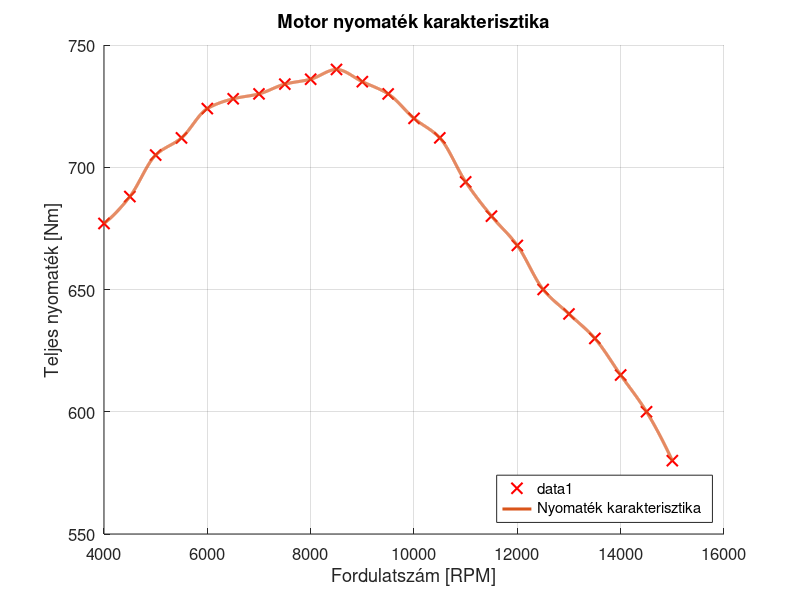

Write MATLAB code to recreate this figure.
%% Nyomaték karakterisztika - 2. képhez hasonló alak
clear; clc;

% % === EREDETI ADATOK ===
% rpm_orig = [4000, 6000, 8000, 10500, 12000];
% torque_orig = [460, 570, 625, 710, 665];

% === KIEGÉSZÍTETT IRÁNYÍTÓPONTOK (hogy jobb legyen az alak) ===
% rpm_points = [4000, 4500, 5200, 6000, 7200, 8500, 9800, 10800, 12000];
rpm_points = [4000, 4500, 5000, 5500, 6000, 6500, 7000, 7500, 8000, 8500, 9000, 9500, 10000, 10500, 11000, 11500, 12000, 12500, 13000, 13500, 14000, 14500, 15000];
torque_points = [677, 688, 705, 712, 724, 728, 730, 734, 736, 740, 735, 730 720, 712, 694, 680, 668, 650, 640, 630, 615, 600, 580];
% torque_points = [677, 688, 705, 712, 724, 728, 727, 726, 725, 721, 716, 708, 694, 678, 647, 619, 594, 570, 545, 520, 488, 457, 422];
% torque_points = [440, 515, 595, 645, 685, 705, 715, 700, 665];
% torque_points = [540, 585, 625, 665, 685, 705, 715, 700, 685]; % laposított
% torque_points = [670, 680, 690, 700, 708, 712, 715, 710, 700]; % laposított v2
% torque_points = [460, 535, 615, 665, 705, 725, 735, 720, 685]; % hozzáadva 20
% torque_points = [420, 495, 575, 625, 665, 685, 695, 680, 645]; % kivonva 20
% torque_points = [400, 475, 555, 605, 645, 665, 675, 660, 625]; % kivonva 40

% 4001 pontos egyenletes rács
powertrain_rpm = linspace(4000, 15000, 4001)';

% Interpoláció
powertrain_torque = interp1(rpm_points, torque_points, powertrain_rpm, 'pchip');   % pchip = sima + nem leng

%% Ábrázolás
figure('Position',[100 100 900 550]);
% plot(rpm_orig, torque_orig, 'o', 'MarkerSize',9, 'LineWidth',1.5, 'DisplayName','Eredeti mérési pontok');
hold on;
plot(rpm_points, torque_points, 'x', 'MarkerSize',8, 'LineWidth',1.5, 'Color','r');
plot(powertrain_rpm, powertrain_torque, 'LineWidth',2.2, 'Color',[0.85 0.33 0.1], 'DisplayName','Nyomaték karakterisztika');

grid on;
xlabel('Fordulatszám [RPM]');
ylabel('Teljes nyomaték [Nm]');
title('Motor nyomaték karakterisztika');
legend('Location','southeast');
set(gca,'FontSize',12);

% Export
% assignin('base','rpm_vec', rpm);
% assignin('base','torque_vec', torque);
save('powertrain_torque.mat', 'powertrain_torque');
save('revolution.mat', 'powertrain_rpm');
fprintf('Kész! 4001 pontos vektor létrehozva.\n');
